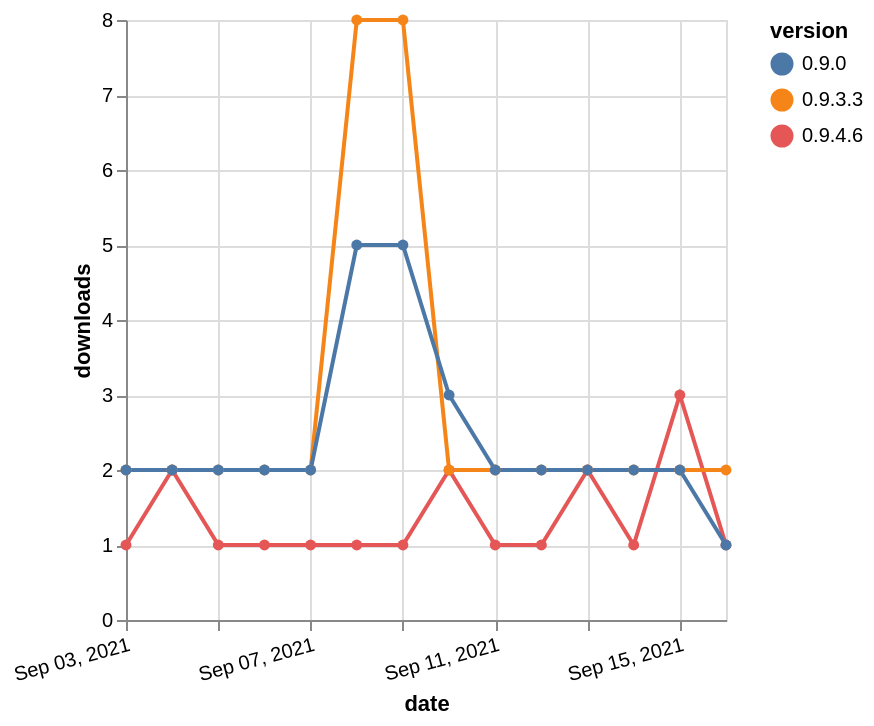

This figure's Vega-Lite source:
### Vega-Lite specification from a JSON file in a GitHub repository (floating-point values rounded to 4 significant figures)
{"$schema": "https://vega.github.io/schema/vega-lite/v5.json", "description": "A simple bar chart with embedded data.", "data": {"values": [{"date": "2021-09-03", "total": 221, "delta": 1, "version": "0.9.4.6"}, {"date": "2021-09-04", "total": 223, "delta": 2, "version": "0.9.4.6"}, {"date": "2021-09-05", "total": 224, "delta": 1, "version": "0.9.4.6"}, {"date": "2021-09-06", "total": 225, "delta": 1, "version": "0.9.4.6"}, {"date": "2021-09-07", "total": 226, "delta": 1, "version": "0.9.4.6"}, {"date": "2021-09-08", "total": 227, "delta": 1, "version": "0.9.4.6"}, {"date": "2021-09-09", "total": 228, "delta": 1, "version": "0.9.4.6"}, {"date": "2021-09-10", "total": 230, "delta": 2, "version": "0.9.4.6"}, {"date": "2021-09-11", "total": 231, "delta": 1, "version": "0.9.4.6"}, {"date": "2021-09-12", "total": 232, "delta": 1, "version": "0.9.4.6"}, {"date": "2021-09-13", "total": 234, "delta": 2, "version": "0.9.4.6"}, {"date": "2021-09-14", "total": 235, "delta": 1, "version": "0.9.4.6"}, {"date": "2021-09-15", "total": 238, "delta": 3, "version": "0.9.4.6"}, {"date": "2021-09-16", "total": 239, "delta": 1, "version": "0.9.4.6"}, {"date": "2021-09-03", "total": 4021, "delta": 2, "version": "0.9.3.3"}, {"date": "2021-09-04", "total": 4023, "delta": 2, "version": "0.9.3.3"}, {"date": "2021-09-05", "total": 4025, "delta": 2, "version": "0.9.3.3"}, {"date": "2021-09-06", "total": 4027, "delta": 2, "version": "0.9.3.3"}, {"date": "2021-09-07", "total": 4029, "delta": 2, "version": "0.9.3.3"}, {"date": "2021-09-08", "total": 4037, "delta": 8, "version": "0.9.3.3"}, {"date": "2021-09-09", "total": 4045, "delta": 8, "version": "0.9.3.3"}, {"date": "2021-09-10", "total": 4047, "delta": 2, "version": "0.9.3.3"}, {"date": "2021-09-11", "total": 4049, "delta": 2, "version": "0.9.3.3"}, {"date": "2021-09-12", "total": 4051, "delta": 2, "version": "0.9.3.3"}, {"date": "2021-09-13", "total": 4053, "delta": 2, "version": "0.9.3.3"}, {"date": "2021-09-14", "total": 4055, "delta": 2, "version": "0.9.3.3"}, {"date": "2021-09-15", "total": 4057, "delta": 2, "version": "0.9.3.3"}, {"date": "2021-09-16", "total": 4059, "delta": 2, "version": "0.9.3.3"}, {"date": "2021-09-03", "total": 3570, "delta": 2, "version": "0.9.0"}, {"date": "2021-09-04", "total": 3572, "delta": 2, "version": "0.9.0"}, {"date": "2021-09-05", "total": 3574, "delta": 2, "version": "0.9.0"}, {"date": "2021-09-06", "total": 3576, "delta": 2, "version": "0.9.0"}, {"date": "2021-09-07", "total": 3578, "delta": 2, "version": "0.9.0"}, {"date": "2021-09-08", "total": 3583, "delta": 5, "version": "0.9.0"}, {"date": "2021-09-09", "total": 3588, "delta": 5, "version": "0.9.0"}, {"date": "2021-09-10", "total": 3591, "delta": 3, "version": "0.9.0"}, {"date": "2021-09-11", "total": 3593, "delta": 2, "version": "0.9.0"}, {"date": "2021-09-12", "total": 3595, "delta": 2, "version": "0.9.0"}, {"date": "2021-09-13", "total": 3597, "delta": 2, "version": "0.9.0"}, {"date": "2021-09-14", "total": 3599, "delta": 2, "version": "0.9.0"}, {"date": "2021-09-15", "total": 3601, "delta": 2, "version": "0.9.0"}, {"date": "2021-09-16", "total": 3602, "delta": 1, "version": "0.9.0"}]}, "width": "container", "mark": {"type": "line", "point": {"filled": true}}, "encoding": {"x": {"field": "date", "type": "temporal", "timeUnit": "yearmonthdate", "title": "date", "axis": {"labelAngle": -15}}, "y": {"field": "delta", "type": "quantitative", "title": "downloads"}, "color": {"field": "version", "type": "nominal"}, "tooltip": {"field": "delta"}}}
